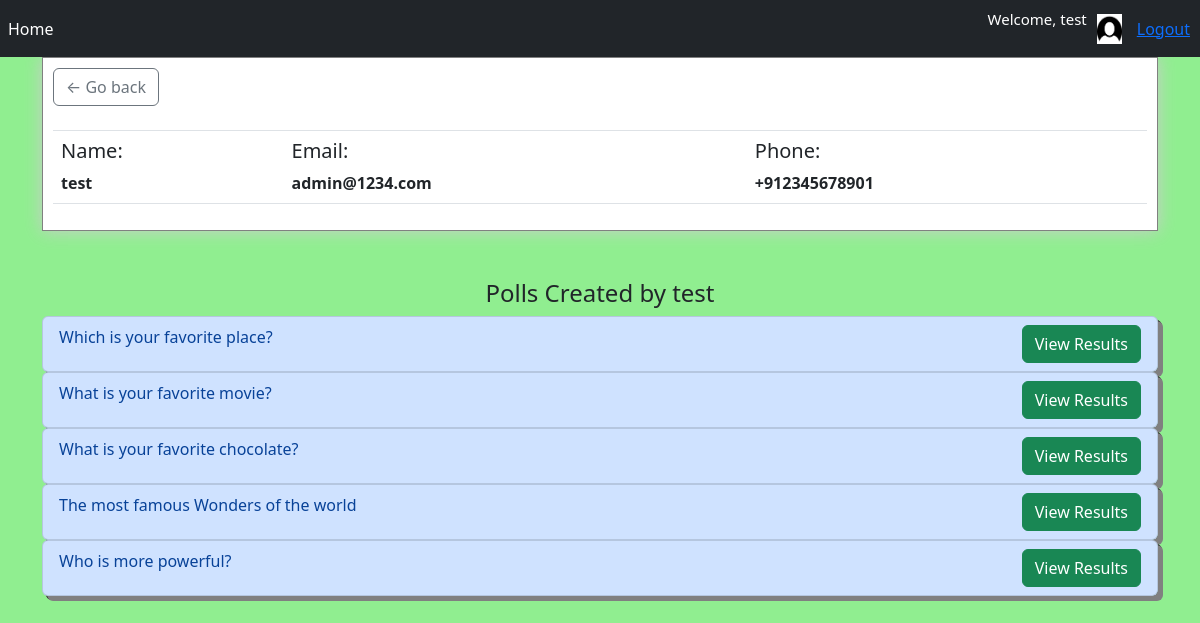
/profile/ (signed in), run on the app's committed database.
### Polling/models.py (models this page shows, shortened)
class Profile(models.Model):
    user = models.OneToOneField(User, on_delete=models.CASCADE)
    name = models.CharField(max_length=100)
    email = models.EmailField(null=False)
    phone = PhoneNumberField(null=False, blank=False, unique=True)

class Poll(models.Model):
    question = models.TextField()
    user = models.ForeignKey(Profile,on_delete=models.SET_NULL,null=True,blank=True)
    option_1 = models.CharField(max_length=30)
    option_2 = models.CharField(max_length=30)
    option_3 = models.CharField(max_length=30)
    option_4 = models.CharField(max_length=30)
    option_1_votes = models.IntegerField(default=0)
    option_2_votes = models.IntegerField(default=0)
    option_3_votes = models.IntegerField(default=0)
    option_4_votes = models.IntegerField(default=0)
    def __str__(self):
        return self.question

### Polling/views.py (the view)
# urls.py: path('profile/', views.profile_view, name="profile"),
@login_required
@cache_control(no_cache=True, must_revalidate=True, no_store=True)
def profile_view(request):
    try:
         profile, created = Profile.objects.get_or_create(user=request.user)
         polls = profile.poll_set.all()
         print(polls)
         context = {'profile': profile , 'polls': polls}
         return render(request,"profile.html",context)
    except Exception as e:
        return HttpResponse(e)

### Polling/templates/profile.html
{% extends 'base.html' %}
{% load static %}
{% block content %}
   <div class="box-element">
                <a class="btn btn-outline-secondary" href="{% url 'home' %}">&#x2190; Go back</a>
                <br>
                <br>
                <table class="table">
                    <tr>
                        <th><h5>Name:</h5><strong>{{profile.name}}</strong> </th>
                        <th><h5>Email:</h5><strong>{{profile.email}}</strong> </th>
                        <th><h5>Phone:</h5><strong>{{profile.phone}}</strong> </th>
                    </tr>
                </table>
            </div>
<br><br>
         <h4 style="text-align:center;">Polls Created by {{request.user}}</h4>
{% for poll in polls %}
                     <ul class="list-group list-group-small">
                         <li class="list-group-item list-group-item-primary">
                             {{poll.question}}
                             <span class="float-right">
                                 <a class="btn btn-success" href="{%url 'results' poll.id %}">View Results</a>
                             </span>
                         </li>
                     </ul>
                     {% endfor %}
{% endblock %}

### Polling/templates/base.html (shortened to what this page needs)
<!DOCTYPE html>
{% load static %}
<html lang="en">
<head>
    <link rel="stylesheet" href="https://stackpath.bootstrapcdn.com/bootstrap/4.4.1/css/bootstrap.min.css">
    <link href="https://cdn.jsdelivr.net/npm/bootstrap@5.2.0-beta1/dist/css/bootstrap.min.css" rel="stylesheet">
	<link rel="stylesheet" type="text/css" href="{% static 'CSS/main.css' %}">
</head>
<body>
    <nav class="navbar navbar-expand-lg navbar-dark bg-dark">
      <div class="collapse navbar-collapse" id="navbarSupportedContent">
        <ul class="navbar-nav mr-auto">
          <li class="nav-item active">
            <a class="nav-link" href="{% url 'home' %}">Home <span class="sr-only">(current)</span></a>
          </li>
        </ul>
        <form class="form-inline my-2 my-lg-0">
            <p id="welcome_msg">Welcome, {{request.user}}</p>
            <a href="{% url 'profile' %}">
                <img id="user_img" src="{% static 'images/user.png' %}">
            </a>
            <a style="margin-right: 10px;"href="{% url 'logout' %}">Logout</a>
        </form>
      </div>
    </nav>
    <div class="container">
        {% block content %}
        {% endblock %}
    </div>
</body>
</html>
</body>
</html>

### data on the page
Profile: name "test", email "admin@1234.com", phone "+912345678901"
Poll: question "Which is your favorite place?"
Poll: question "What is your favorite movie?"
Poll: question "What is your favorite chocolate?"
Poll: question "The most famous Wonders of the world"
Poll: question "Who is more powerful?"

### other printed values
{{ request.user }} "test"
